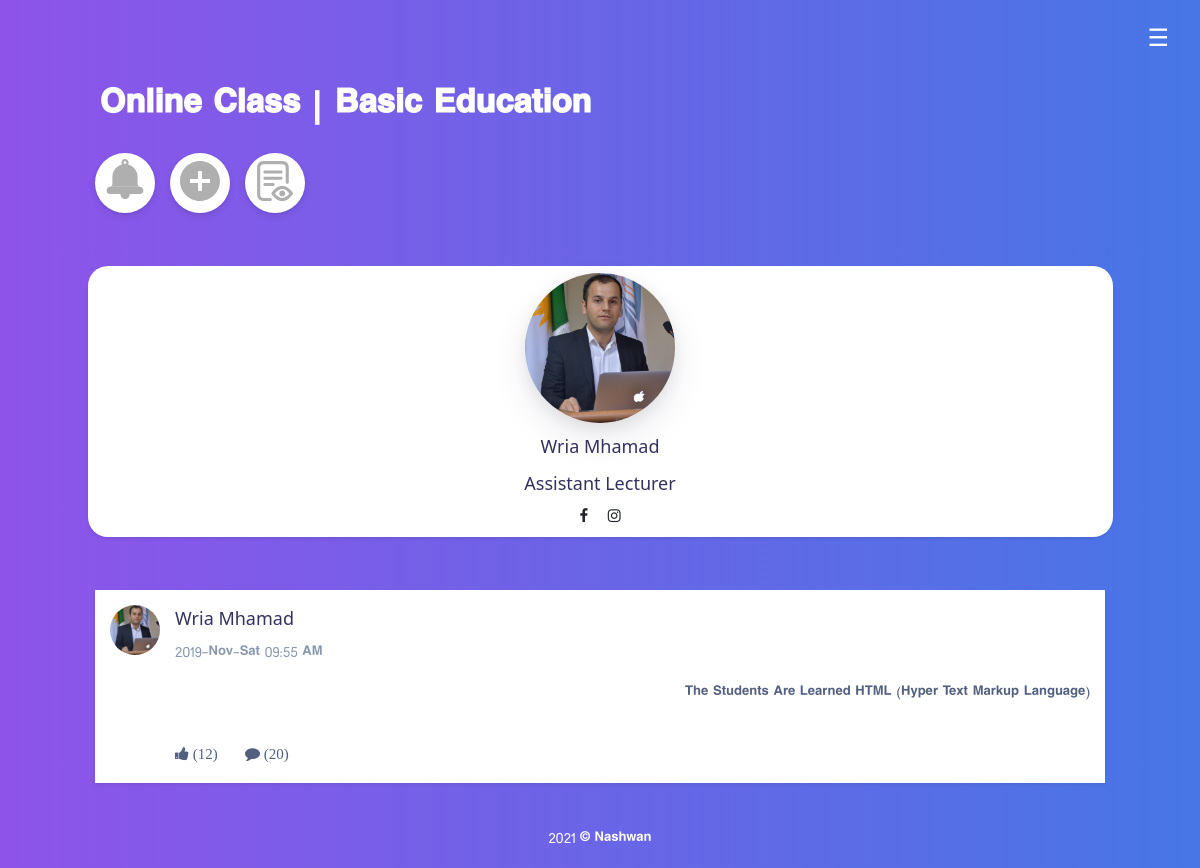
Page /more.php?ARCGfYyYjn2U9=4532&4sk3QzPPwJB&QX3SALN76m_8x1_9yQzPP=1&3lndnc (signed in) on the committed database.
### tables this page shows
CREATE TABLE `teachers` (
  `id` int(11) NOT NULL,
  `name` varchar(255) NOT NULL,
  `email` varchar(255) NOT NULL,
  `password` varchar(255) NOT NULL,
  `level` varchar(255) NOT NULL,
  `profile_img` varchar(255) NOT NULL,
  `social_type` varchar(255) NOT NULL,
  `social_link` varchar(255) NOT NULL,
  `social_type2` varchar(255) NOT NULL,
  `social_link2` varchar(255) NOT NULL
);

CREATE TABLE `posts` (
  `id` int(11) NOT NULL,
  `teacher_id` int(11) NOT NULL,
  `class_id` int(11) NOT NULL,
  `description` longtext NOT NULL,
  `type_post` varchar(255) NOT NULL,
  `file_url` varchar(2555) NOT NULL,
  `date_of_post` varchar(2555) NOT NULL
);

### more.php (the view, shortened to what this page needs)
<?php include 'includes/nav.php' ;
if(isset($userid)){
if(isset($_SESSION['userid']) && isset($_GET['QX3SALN76m_8x1_9yQzPP'])){
if(isset($_GET['ARCGfYyYjn2U9'])){
$code = mysqli_real_escape_string($db , $_GET['ARCGfYyYjn2U9']);
$code = htmlspecialchars($code);
$teacher_id = mysqli_real_escape_string($db , $_GET['QX3SALN76m_8x1_9yQzPP']);
$teacher_id = htmlspecialchars($teacher_id);
$query = mysqli_query($db , "SELECT * FROM teachers WHERE id = $teacher_id");
if(mysqli_num_rows($query) == 1){
while($row = mysqli_fetch_assoc($query)){
$profile_img = $row['profile_img'];
$name = $row['name'];
?>
<div class="container mt-5">
    <div class="row ">
        <div class="col-sm m-2 bg-white radius-20 shadow-sm p-2 text-center">
            <span>
                <img src="upload/teachers/profile_images/<?php echo $profile_img;?>" class="rounded-circle shadow"
                    width="150">
                <h5><?php echo $name;?></h5>
                <h5><?php echo $row['level'];?></h5>
                <?php
    if(strlen($row['social_type']) > 0 || strlen($row['social_type']) > 0){?>
                <a href="<?php echo $row['social_link'];?>" target="_blank" class="text-primary m-2"><span
                        class="text-dark <?php echo $row['social_type'];?>"></span></a>
                <a href="<?php echo $row['social_link2'];?>" target="_blank" class="text-primary m-2"><span
                        class="text-dark <?php echo $row['social_type2'];?>"></span></a>
                <?php
    }
    ?>
            </span>
        </div>
    </div>
    <?php
}
}else{
  header("Location:index.php");
}
?>
    <?php
$query = mysqli_query($db ,"SELECT * FROM posts p JOIN teachers tc  ON p.teacher_id= tc.id JOIN class cl  ON p.class_id  = cl.id WHERE p.teacher_id = $teacher_id AND tc.id = $teacher_id AND cl.code = $code");
if(mysqli_num_rows($query) > 0){
while($row = mysqli_fetch_assoc($query)){?>
    <div class="media shadow-sm bg-white mt-5 p-3">
        <img class="rounded-circle mr-3" src="upload/teachers/profile_images/<?php echo $profile_img;?>" width="50"
            height="50">
        <div class="media-body">
            <h5 class="mt-0"><?php echo $name;?></h5>
            <p class="text-muted"><?php echo $row['date_of_post'];?></p>
            <p style="text-align:right"><?php echo $row['description'];?></p>
            <br>
            <span class="fa fa-thumbs-up"> (12) </span>
            <span class="fa fa-comment ml-4"> (20) </span>
        </div>
    </div>
    <?php
}
}else{
    echo "<div class='text-dark mt-5 text-center'>NOTHING POST</div>";
}
?>
</div>
<?php include 'includes/footer.php';?>
<?php
}else{
  header("Location:index.php");
}
}else{
    header("Location:index.php");
}
}else{
    header("Location:index.php");
}
?>

### assets/css/style.css (style rules this page uses)
body { font-family:'Oswald',"speda" !important; src: url(Speda.ttf); background: #4776E6; background: -webkit-linear-gradient(to right, #8E54E9, #4776E6); background: linear-gradient(to right, #8E54E9, #4776E6); }
.radius-20 { border-radius: 20px !important; }

### assets/css/navbar.css (style rules this page uses)
*,*:before,*:after { box-sizing:inherit }
html { -ms-text-size-adjust:100%;-webkit-text-size-adjust:100% }
body { margin:0 }
a { background-color:transparent }
img { border-style:none }
html,body { font-family:Verdana,sans-serif;font-size:15px;line-height:1.5 }
html { overflow-x:hidden }
h5 { font-size:18px }
h1,h2,h3,h4,h5,h6 { font-family:"Segoe UI",Arial,sans-serif;font-weight:400;margin:10px 0 }
img { vertical-align:middle }
a { color:inherit }

### rows in the picture
teachers: profile_img (picture), name "Wria Mhamad", level "Assistant Lecturer"
posts: teacher.profile_img (picture), teacher.name "Wria Mhamad", date_of_post "2019-Nov-Sat 09:55 AM", description "The Students Are Learned HTML (Hyper Text Markup Language)"
